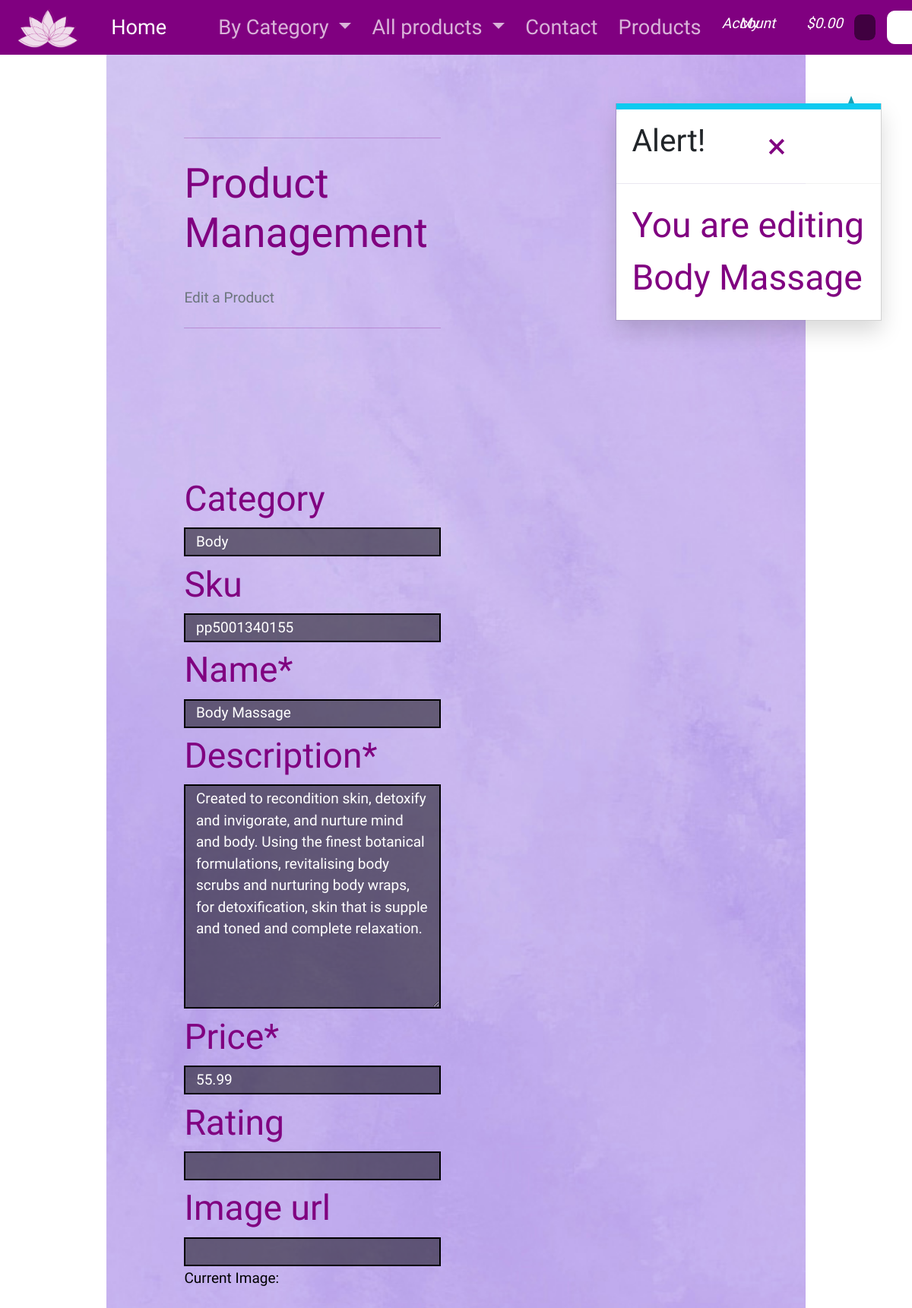
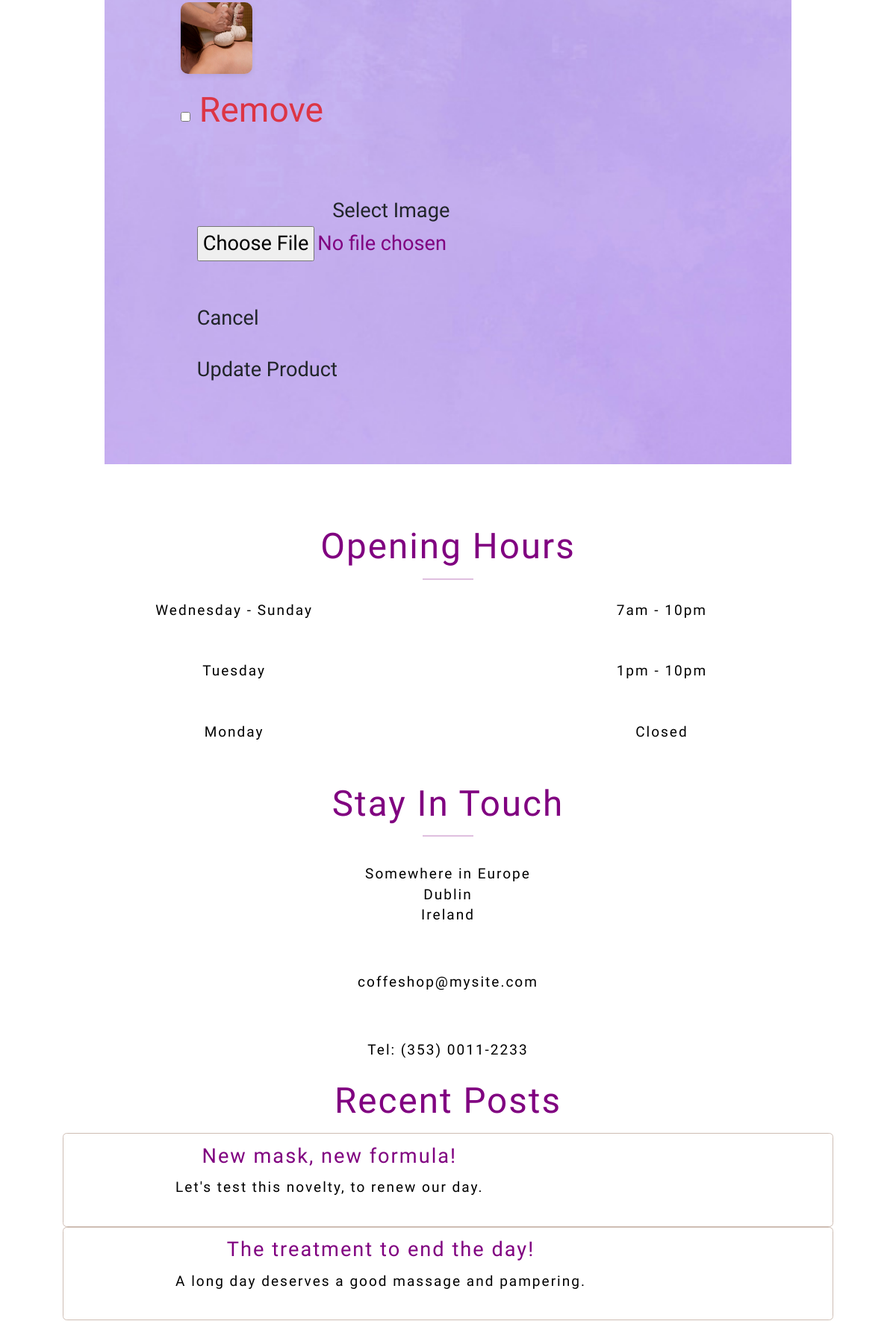
The app's page /products/edit/1/ (signed in, upper part) with its own data (2 pictures, top to bottom).
### products/models.py (models this page shows, shortened)
class Product(models.Model):
    category = models.ForeignKey('Category', null=True, blank=True, on_delete=models.SET_NULL)
    sku = models.CharField(max_length=254, null=True, blank=True)
    name = models.CharField(max_length=254)
    description = models.TextField()
    price = models.DecimalField(max_digits=6, decimal_places=2)
    rating = models.DecimalField(max_digits=6, decimal_places=2, null=True, blank=True)
    image_url = models.URLField(max_length=1024, null=True, blank=True)
    image = models.ImageField(null=True, blank=True)

### products/views.py (the view)
# urls.py: path('edit/<int:product_id>/', views.edit_product, name='edit_product'),
@login_required
def edit_product(request, product_id):
    if not request.user.is_superuser:
        messages.error(request, 'Sorry, only store owners can do that.')
        return redirect(reverse('home'))
    product = get_object_or_404(Product, pk=product_id)
    if request.method == 'POST':
        form = ProductForm(request.POST, request.FILES, instance=product)
        if form.is_valid():
            form.save()
            messages.success(request, 'Successfully updated product!')
            return redirect(reverse('product_detail', args=[product.id]))
        else:
            messages.error(request, 'Failed to update product. Please ensure the form is valid.')
    else:
        form = ProductForm(instance=product)
        messages.info(request, f'You are editing {product.name}')
    template = 'products/edit_product.html'
    context = {
        'form': form,
        'product': product,
    }
    return render(request, template, context)

### products/forms.py
class ProductForm(forms.ModelForm):
    class Meta:
        model = Product
        fields = '__all__'
    image = forms.ImageField(label='Image', required=False, widget=CustomClearableFileInput)
    def __init__(self, *args, **kwargs):
        super().__init__(*args, **kwargs)
        categories = Category.objects.all()
        friendly_names = [(c.id, c.get_friendly_name()) for c in categories]
        self.fields['category'].choices = friendly_names
        for field_name, field in self.fields.items():
            field.widget.attrs['class'] = 'border-black rounded-0'

### bag/contexts.py (called while the page is built, shortened)
def bag_contents(request):
    bag_items = []
    total = 0
    product_count = 0
    bag = request.session.get('bag', {})
    if total < settings.FREE_DELIVERY_THRESHOLD:
        delivery = total * Decimal(settings.STANDARD_DELIVERY_PERCENTAGE / 100)
        free_delivery_delta = settings.FREE_DELIVERY_THRESHOLD - total
    else:
        delivery = 0
        free_delivery_delta = 0
    grand_total = delivery + total
    context = {
        'bag_items': bag_items,
        'total': total,
        'product_count': product_count,
        'delivery': delivery,
        'free_delivery_delta': free_delivery_delta,
        'free_delivery_threshold': settings.FREE_DELIVERY_THRESHOLD,
        'grand_total': grand_total,
    }
    return context

### products/models.py (called while the page is built)
    def get_friendly_name(self):
        return self.friendly_name

### products/templates/products/edit_product.html (shortened to what this page needs)
{% extends "base.html" %}
{% load static %}
{% block content %}
    <div class="container">
        <div class="row">
            <div class="col-12 col-md-6">
                <hr>
                <h2 class="logo-font mb-4">Product Management</h2>
                <h5 class="text-muted">Edit a Product</h5>
                <hr>
            </div>
        </div>
        <div class="row">
            <div class="col-12 col-md-6">
                <form method="POST" action="{% url 'edit_product' product.id %}" class="form mb-2" enctype="multipart/form-data">
                    {% for field in form %}
                        {% if field.name != 'image' %}
                            {{ field | as_crispy_field }}
                        {% else %}
                            {{ field }}
                        {% endif %}
                    {% endfor %}
                    <div class="text-right">
                        <a class="btn btn-outline-black rounded-0" href="{% url 'products' %}">Cancel</a>
                        <button class="btn btn-black rounded-0" type="submit">Update Product</button>
                    </div>
                </form>
            </div>
        </div>
    </div>
{% endblock %}

### static/css/base.css (style rules this page uses)
* { color: purple; font-size: 1.7rem; padding: 0; margin: 0; font-family: 'Julius Sans One', sans-serif; }
h5 { font-size: 0.7rem; font-family: 'Mali', cursive; }
a { text-decoration: none; }
.row { padding: 3rem 3rem; background-image: url(../Pictures/background-purple.jpg); background-size: cover; background-repeat: no-repeat; background-attachment: fixed; margin: 0; }
.form-control { padding: 0.1rem 0.5rem; margin: 0.1rem 0; border: solid 2px purple; cursor: text; font-family: 'Mali', cursive; font-size: 0.7rem; color: white; background-color: rgba(0, 0, 0, 0.5); }
.form-control::placeholder { color: white; }

### records on screen
Product: category "Body" "pp5001340155" "Body Massage" "Created to recondition skin, detoxify and invigorate, and nurture mind and body. Using the finest botanical formulations, revitalising body scrubs and nurturing body wraps, for detoxification, skin that is supple and toned and complete relaxation." "55.99"

### other values on screen
{{ message }} "You are editing Body Massage"
{{ widget.initial_text }} "Current Image"
{{ widget.clear_checkbox_label }} "Remove"
